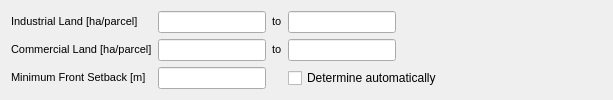
                 <widget class="QWidget" name="widget_13" native="true">
                  <property name="minimumSize">
                   <size>
                    <width>0</width>
                    <height>10</height>
                   </size>
                  </property>
                  <layout class="QGridLayout" name="gridLayout_13">
                   <item row="1" column="4">
                    <spacer name="horizontalSpacer_20">
                     <property name="orientation">
                      <enum>Qt::Horizontal</enum>
                     </property>
                     <property name="sizeHint" stdset="0">
                      <size>
                       <width>200</width>
                       <height>20</height>
                      </size>
                     </property>
                    </spacer>
                   </item>
                   <item row="1" column="0">
                    <widget class="QLabel" name="ind_subd_lbl">
                     <property name="text">
                      <string>&lt;!DOCTYPE HTML PUBLIC &quot;-//W3C//DTD HTML 4.0//EN&quot; &quot;http://www.w3.org/TR/REC-html40/strict.dtd&quot;&gt;
&lt;html&gt;&lt;head&gt;&lt;meta name=&quot;qrichtext&quot; content=&quot;1&quot; /&gt;&lt;style type=&quot;text/css&quot;&gt;
p, li { white-space: pre-wrap; }
&lt;/style&gt;&lt;/head&gt;&lt;body style=&quot; font-family:'MS Shell Dlg 2'; font-size:8.25pt; font-weight:400; font-style:normal;&quot;&gt;
&lt;p style=&quot; margin-top:0px; margin-bottom:0px; margin-left:0px; margin-right:0px; -qt-block-indent:0; text-indent:0px;&quot;&gt;&lt;span style=&quot; font-size:8pt;&quot;&gt;Industrial Land [ha/parcel]&lt;/span&gt;&lt;/p&gt;&lt;/body&gt;&lt;/html&gt;</string>
                     </property>
                    </widget>
                   </item>
                   <item row="1" column="1">
                    <widget class="QLineEdit" name="ind_subd_min"/>
                   </item>
                   <item row="2" column="2">
                    <widget class="QLabel" name="com_subd_lbl2">
                     <property name="text">
                      <string>&lt;!DOCTYPE HTML PUBLIC &quot;-//W3C//DTD HTML 4.0//EN&quot; &quot;http://www.w3.org/TR/REC-html40/strict.dtd&quot;&gt;
&lt;html&gt;&lt;head&gt;&lt;meta name=&quot;qrichtext&quot; content=&quot;1&quot; /&gt;&lt;style type=&quot;text/css&quot;&gt;
p, li { white-space: pre-wrap; }
&lt;/style&gt;&lt;/head&gt;&lt;body style=&quot; font-family:'MS Shell Dlg 2'; font-size:8.25pt; font-weight:400; font-style:normal;&quot;&gt;
&lt;p style=&quot; margin-top:0px; margin-bottom:0px; margin-left:0px; margin-right:0px; -qt-block-indent:0; text-indent:0px;&quot;&gt;&lt;span style=&quot; font-size:8pt;&quot;&gt;to&lt;/span&gt;&lt;/p&gt;&lt;/body&gt;&lt;/html&gt;</string>
                     </property>
                    </widget>
                   </item>
                   <item row="2" column="3">
                    <widget class="QLineEdit" name="com_subd_max"/>
                   </item>
                   <item row="1" column="2">
                    <widget class="QLabel" name="ind_subd_lbl2">
                     <property name="text">
                      <string>&lt;!DOCTYPE HTML PUBLIC &quot;-//W3C//DTD HTML 4.0//EN&quot; &quot;http://www.w3.org/TR/REC-html40/strict.dtd&quot;&gt;
&lt;html&gt;&lt;head&gt;&lt;meta name=&quot;qrichtext&quot; content=&quot;1&quot; /&gt;&lt;style type=&quot;text/css&quot;&gt;
p, li { white-space: pre-wrap; }
&lt;/style&gt;&lt;/head&gt;&lt;body style=&quot; font-family:'MS Shell Dlg 2'; font-size:8.25pt; font-weight:400; font-style:normal;&quot;&gt;
&lt;p style=&quot; margin-top:0px; margin-bottom:0px; margin-left:0px; margin-right:0px; -qt-block-indent:0; text-indent:0px;&quot;&gt;&lt;span style=&quot; font-size:8pt;&quot;&gt;to&lt;/span&gt;&lt;/p&gt;&lt;/body&gt;&lt;/html&gt;</string>
                     </property>
                    </widget>
                   </item>
                   <item row="1" column="3">
                    <widget class="QLineEdit" name="ind_subd_max"/>
                   </item>
                   <item row="3" column="0">
                    <widget class="QLabel" name="nres_setback_lbl">
                     <property name="text">
                      <string>&lt;!DOCTYPE HTML PUBLIC &quot;-//W3C//DTD HTML 4.0//EN&quot; &quot;http://www.w3.org/TR/REC-html40/strict.dtd&quot;&gt;
&lt;html&gt;&lt;head&gt;&lt;meta name=&quot;qrichtext&quot; content=&quot;1&quot; /&gt;&lt;style type=&quot;text/css&quot;&gt;
p, li { white-space: pre-wrap; }
&lt;/style&gt;&lt;/head&gt;&lt;body style=&quot; font-family:'MS Shell Dlg 2'; font-size:8.25pt; font-weight:400; font-style:normal;&quot;&gt;
&lt;p style=&quot; margin-top:0px; margin-bottom:0px; margin-left:0px; margin-right:0px; -qt-block-indent:0; text-indent:0px;&quot;&gt;&lt;span style=&quot; font-size:8pt;&quot;&gt;Minimum Front Setback [m]&lt;/span&gt;&lt;/p&gt;&lt;/body&gt;&lt;/html&gt;</string>
                     </property>
                    </widget>
                   </item>
                   <item row="2" column="0">
                    <widget class="QLabel" name="com_subd_lbl">
                     <property name="text">
                      <string>&lt;!DOCTYPE HTML PUBLIC &quot;-//W3C//DTD HTML 4.0//EN&quot; &quot;http://www.w3.org/TR/REC-html40/strict.dtd&quot;&gt;
&lt;html&gt;&lt;head&gt;&lt;meta name=&quot;qrichtext&quot; content=&quot;1&quot; /&gt;&lt;style type=&quot;text/css&quot;&gt;
p, li { white-space: pre-wrap; }
&lt;/style&gt;&lt;/head&gt;&lt;body style=&quot; font-family:'MS Shell Dlg 2'; font-size:8.25pt; font-weight:400; font-style:normal;&quot;&gt;
&lt;p style=&quot; margin-top:0px; margin-bottom:0px; margin-left:0px; margin-right:0px; -qt-block-indent:0; text-indent:0px;&quot;&gt;&lt;span style=&quot; font-size:8pt;&quot;&gt;Commercial Land [ha/parcel]&lt;/span&gt;&lt;/p&gt;&lt;/body&gt;&lt;/html&gt;</string>
                     </property>
                    </widget>
                   </item>
                   <item row="2" column="1">
                    <widget class="QLineEdit" name="com_subd_min"/>
                   </item>
                   <item row="3" column="1">
                    <widget class="QLineEdit" name="nres_setback_box"/>
                   </item>
                   <item row="3" column="3" colspan="2">
                    <widget class="QCheckBox" name="nres_setback_auto">
                     <property name="text">
                      <string>Determine automatically</string>
                     </property>
                    </widget>
                   </item>
                  </layout>
                 </widget>
